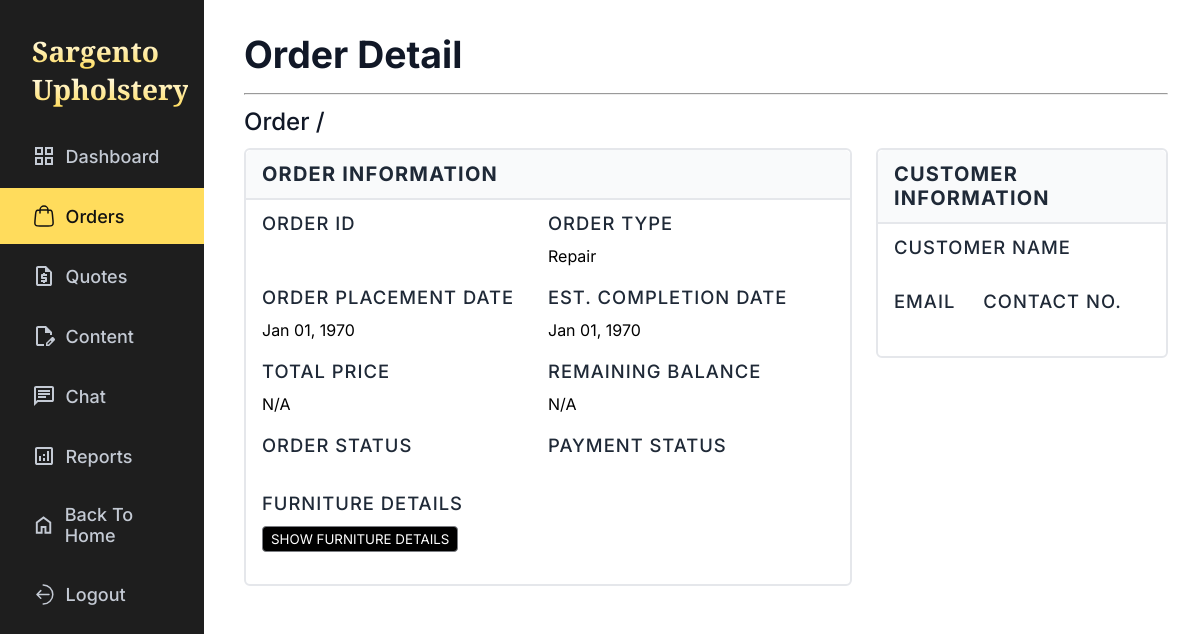
The app's page /admin/order_details.php?order-id=6 (signed in), older data.
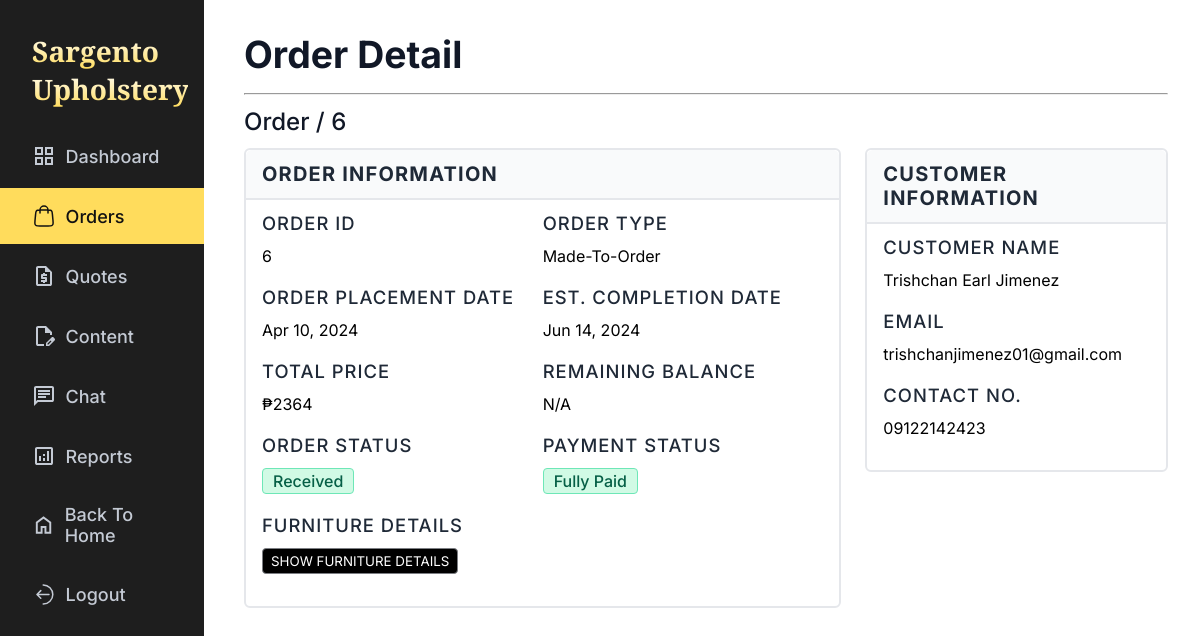
The same page, newer data.
### tables this page shows
CREATE TABLE `quotes` (
  `quote_id` int NOT NULL,
  `customer_id` int DEFAULT NULL,
  `service_type` enum('','repair','mto') DEFAULT NULL,
  `total_price` float DEFAULT NULL,
  `quote_status` enum('pending','approved','modified','rejected','accepted','cancelled') DEFAULT 'pending',
  `rejection_reason` text,
  `created_at` timestamp NULL DEFAULT CURRENT_TIMESTAMP,
  `updated_at` timestamp NULL DEFAULT CURRENT_TIMESTAMP ON UPDATE CURRENT_TIMESTAMP
);

CREATE TABLE `users` (
  `user_id` int NOT NULL,
  `name` varchar(255) DEFAULT NULL,
  `email` varchar(255) NOT NULL,
  `password` char(255) NOT NULL,
  `user_type` enum('customer','admin') NOT NULL,
  `contact_number` varchar(11) NOT NULL,
  `token_hash` varchar(255) DEFAULT NULL,
  `token_expiry` datetime DEFAULT NULL
);

### admin/order_details.php (the view, shortened to what the changed rows need)
<?php
    include_once("../notif.php");
    include_once("../alert.php");
    $order_id = $_GET['order-id'];
    $query = "
        SELECT
            *,
            O.created_at AS placement_date
        FROM (
            SELECT *
            FROM orders
            WHERE order_id = :order_id) AS O
        JOIN quotes Q USING(quote_id)
        JOIN users U ON U.user_id = Q.customer_id
        LEFT JOIN
            downpayment USING(order_id)
        LEFT JOIN
            fullpayment USING(order_id)
        LEFT JOIN
            items I USING(quote_id)
        LEFT JOIN
            customs C USING(custom_id)
        LEFT JOIN
            delivery D USING(order_id)
        LEFT JOIN
            pickup P USING(order_id)
    ";
    $stmt = $conn->prepare($query);
    $stmt->bindParam(':order_id', $order_id);
    $stmt->execute();
    $order = $stmt->fetch(PDO::FETCH_ASSOC);
    $prod_status = str_replace("_", "-", $order['order_phase']);
    $prod_status_text = ucwords(str_replace("-", " ", $prod_status));
    $payment_status = str_replace("_", "-", $order['payment_phase']);
    $payment_status_text = ucwords(str_replace("_", " ", $order['payment_phase']));
?>
<!DOCTYPE html>
<html lang="en">
<head>
    <link rel="stylesheet" href="../css/global.css">
    <link rel="stylesheet" href="../css/admin/orders.css">
</head>
<body class="orders">
    <?php require 'sidebar.php' ?>
    <div class="order-detail">
        <div class="breadcrumb">
            <a href="orders.php">Order </a>
            <span> / <?= $order['order_id'] ?></span>
        </div>
        <div class="detail">
            <div class="left">
                <div class="order-information">
                    <div class="info-order-detail order-detail-main">
                        <div class="info">
                            <span class="info-name"> ORDER ID </span>
                            <span class="info-detail">
                                <?= $order['order_id'] ?>
                            </span>
                        </div>
                        <div class="info">
                            <span class="info-name"> ORDER TYPE </span>
                            <span class="info-detail">
                                <?=
                                    $order['service_type'] === "mto" ? "Made-To-Order" : "Repair"
                                ?>
                            </span>
                        </div>
                        <div class="info">
                            <span class="info-name"> ORDER PLACEMENT DATE </span>
                            <span class="info-detail">
                                <?= date('M d, Y', strtotime($order['placement_date']))?>
                            </span>
                        </div>
                        <div class="info">
                            <span class="info-name"> EST. COMPLETION DATE </span>
                            <span class="info-detail">
                                <?= date('M d, Y', strtotime($order['est_completion_date'])); ?>
                            </span>
                        </div>
                        <div class="info">
                            <span class="info-name"> TOTAL PRICE </span>
                            <span class="info-detail">
                                <?= is_null($order['total_price']) ? "N/A" : "₱" . $order['total_price'] ?>
                            </span>
                        </div>
                        <div class="info">
                            <span class="info-detail status prod-status">
                                <span <?= "data-prod-status='{$prod_status}'" ?> >
                                    <?= $prod_status_text ?>
                                </span>
                            </span>
                        </div>
                        <div class="info">
                            <span class="info-detail status">
                                <span <?= "data-payment='{$payment_status}'" ?> class="payment-status">
                                    <?= $payment_status_text ?>
                                </span>
                            </span>
                        </div>
                    </div>
                </div>
            </div>
            <div class="right">
                <div class="customer-information">
                    <div class="info-order-detail customer-info">
                        <div class="info">
                            <span class="info-name">CUSTOMER NAME</span>
                            <span class="info-detail"><?= $order['name'] ?></span>
                        </div>
                        <div class="info">
                            <span class="info-name">EMAIL</span>
                            <span class="info-detail"><?= $order['email'] ?></span>
                        </div>
                        <div class="info">
                            <span class="info-name">CONTACT NO.</span>
                            <span class="info-detail"><?= $order['contact_number'] ?></span>
                        </div>
                    </div>
                </div>
            </div>
        </div>
    </div>
</body>
</html>

Row changes from the older to the newer data that the page shows:
now on this page (row edited): quotes: total_price "2364"
now on this page (row unchanged): users: name "Trishchan Earl Jimenez", email "trishchanjimenez01@gmail.com", contact_number "09122142423"
Text that changed along with them:
$order['order_id']: (not shown) → "6"
date('M d, Y', strtotime($order['placement_date'])): "Jan 01, 1970" → "Apr 10, 2024"
date('M d, Y', strtotime($order['est_completion_date'])): "Jan 01, 1970" → "Jun 14, 2024"
$prod_status_text: (not shown) → "Received"
$payment_status_text: (not shown) → "Fully Paid"
text no longer shown: "Repair N/A"
text now shown: "Made-To-Order ₱"
